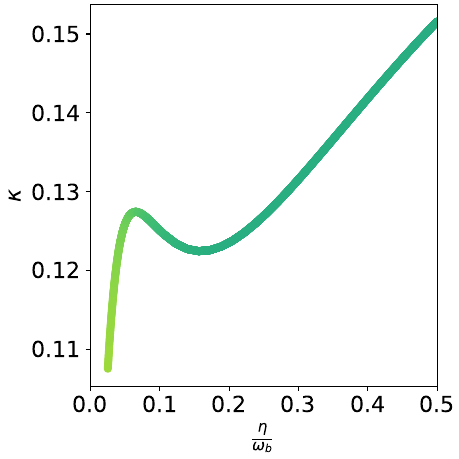

Python code for this plot:
from matplotlib import cm as colm
from numpy import kron as ꕕ
from matplotlib import cm as colm
import numpy as np
import matplotlib.pyplot as plt
plt.rcParams.update({'font.size': 16})

width= 4.6
aspect_ratio= 1.0
fig_size = (width, width / aspect_ratio)
plt.figure(figsize=fig_size, constrained_layout=True)


data = np.genfromtxt(f'S11d.out')
eta = data[:, 0]
k = data[:, 1]
plt.xlim([0, eta[-1]])
 
k0 = k#/ktstt
etainterp = np.arange(eta[0], eta[-1], 0.0001)
K0interp = np.interp(etainterp,eta,k0)

def color(eta):
    def s(x,x0, b):
        #b = 50.0
        return 1/(1 + np.exp(-b * (x-x0)))
    return (1- (s(eta,0.04, 30.0) + s(eta, 1.75, 10.0))/2) *0.75 + 0.25

plt.scatter(etainterp, K0interp * 1E6, c = colm.viridis(color(etainterp)), s = 23)

plt.xlabel(r'$\frac{\eta}{\omega_b}$')
plt.ylabel(r'$\kappa$')
plt.xlim(0.0,0.5)
plt.savefig('S11d.pdf')  